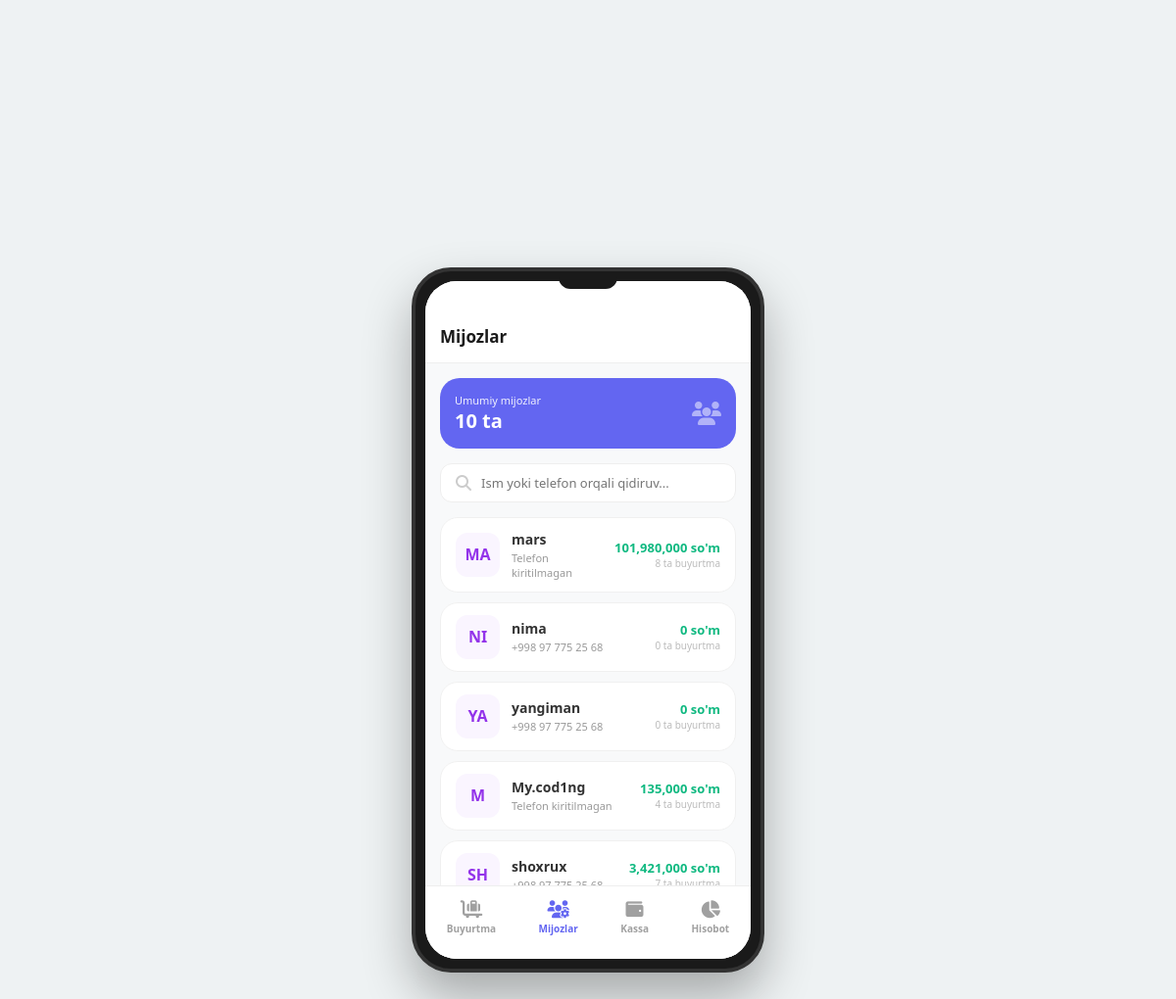
Page /mijozlar/ on the earlier database version.
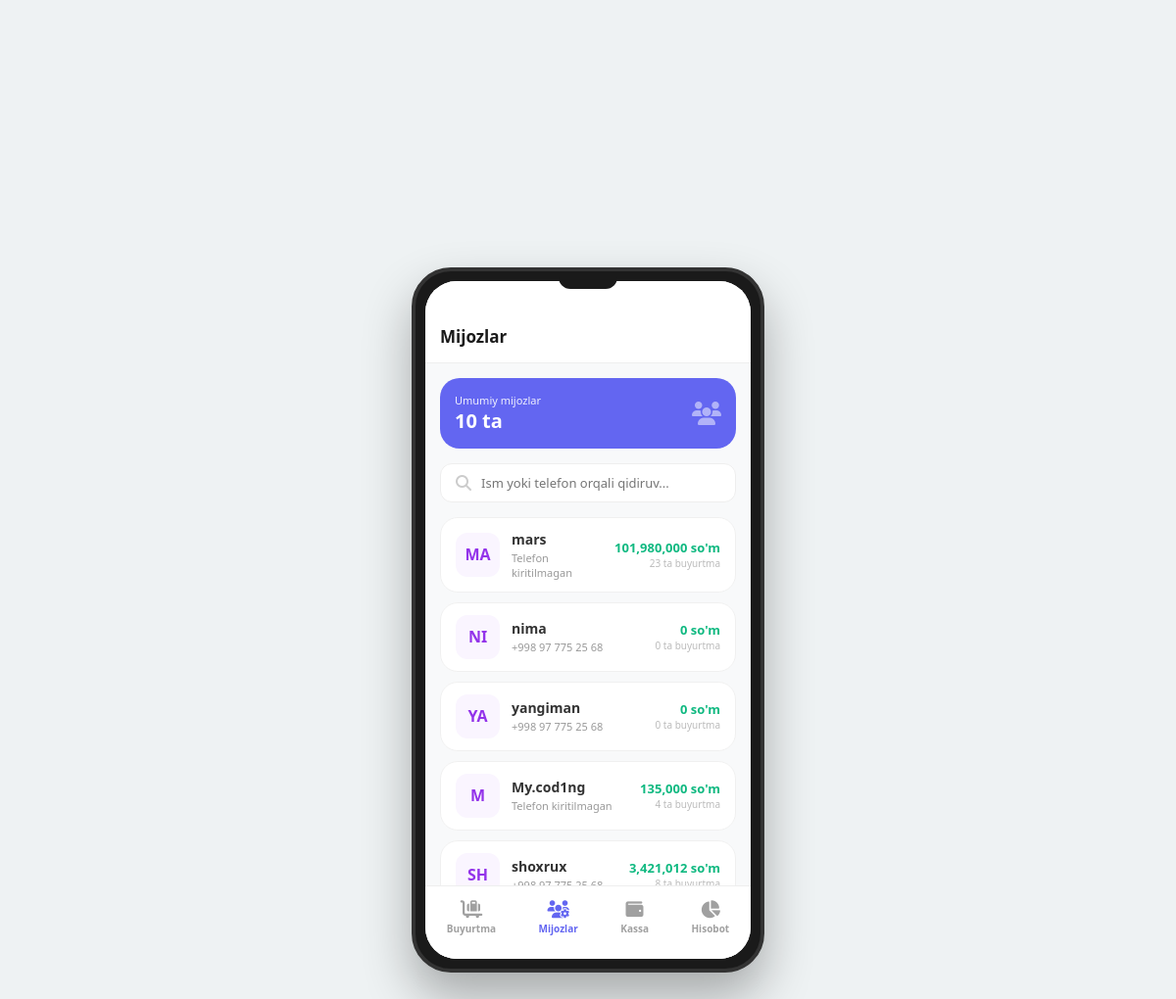
Same page on the later database version.
### app/models.py (models this page shows, shortened)
class Users(AbstractUser):
    class UserTypes(models.TextChoices):
        Admin = 'Admin', 'Admin'
        CLENT = 'Clent', 'Mijoz'
    avatar = models.ImageField(upload_to='avatar/', blank=True, null=True)
    user_type = models.CharField(max_length=500, choices=UserTypes.choices, default=UserTypes.CLENT)
    phone = models.CharField(max_length=50, blank=True, null=True)

### app/admin_viuw.py (the view)
# urls.py: path('mijozlar/', clent_html, name='mijozlar'),
def clent_html(request):
    users = Users.objects.annotate(
        total_spent=Sum(
            Case(
                When(orders__is_status=Order.OrderStatusChoice.DELIVERED, then=F('orders__items__price') * F('orders__items__count')),
                default=0,
                output_field=IntegerField()
            )
        ),
        order_count=Count('orders', filter=~Q(orders__is_status=Order.OrderStatusChoice.CANCELLED))
    ).filter(user_type=Users.UserTypes.CLENT)
    return render(request, 'admin/mijozlar.html', {'users': users})

### app/context_processors.py (called while the page is built)
def cart_item_count(request):
    count = 0
    if request.user.is_authenticated:
        count = ShopingModel.objects.filter(user=request.user).count()
    return {'cart_item_count': count}

### templates/admin/mijozlar.html (shortened to what this page needs)
{% load humanize %}
<!DOCTYPE html>
<html lang="uz">
<head>
  <link rel="stylesheet" href="https://cdnjs.cloudflare.com/ajax/libs/font-awesome/6.4.0/css/all.min.css" />
</head>
<body>
  <div class="phone">
    <div class="notch"></div>
    <div class="screen">
      <header class="header">
        <div class="header-title">Mijozlar</div>
      </header>
      <div class="stats-card">
        <div class="stats-info">
          <div>Umumiy mijozlar</div>
          <h2>{{ users|length }} ta</h2>
        </div>
        <i class="fa-solid fa-users" style="font-size: 24px; opacity: 0.5;"></i>
      </div>
      <div class="search-bar">
        <i class="fa-solid fa-magnifying-glass" style="color: #ccc;"></i>
        <input type="text" placeholder="Ism yoki telefon orqali qidiruv...">
      </div>
      <div class="content">
        {% for user in users %}
        <div class="customer-card">
          <div class="cust-avatar" style="background: #faf5ff; color: #9333ea;">
            {% if user.first_name %}
                {{ user.first_name|slice:":1" }}{{ user.last_name|slice:":1" }}
            {% else %}
                {{ user.username|slice:":2" }}
            {% endif %}
          </div>
          <div class="cust-details">
            <div class="cust-name">
              {% if user.first_name %}
                {{ user.first_name }} {{ user.last_name }}
              {% else %}
                {{ user.username }} {% endif %}
            </div>
            <div class="cust-meta">
              {{ user.phone|default:"Telefon kiritilmagan" }}
            </div>
          </div>
          <div class="cust-price">
            <div class="total-spent">
              {{ user.total_spent|default:0|floatformat:0|intcomma }} so'm
            </div>
            <div class="order-count">
              {{ user.order_count|default:0 }} ta buyurtma
            </div>
          </div>
        </div>
        {% empty %}
          <div style="text-align: center; margin-top: 20px; color: #999;">Mijozlar topilmadi.</div>
        {% endfor %}
      </div>
      <nav class="navbar">
        <a href="{% url 'buyurtma_admin' %}" class="nav-item"><i class="fa-solid fa-cart-flatbed-suitcase"></i><span>Buyurtma</span></a>
        <a href="{% url 'mijozlar' %}" class="nav-item active"><i class="fa-solid fa-users-gear"></i><span>Mijozlar</span></a>
        <a href="{% url 'kassa' %}" class="nav-item"><i class="fa-solid fa-wallet"></i><span>Kassa</span></a>
        <a href="{% url 'hisobothtml' %}" class="nav-item"><i class="fa-solid fa-chart-pie"></i><span>Hisobot</span></a>
      </nav>
    </div>
  </div>
</body>
</html>

Differences in the rows shown:
changed Users "MA": order_count "8" → "23"
changed Users "SH": total_spent "3,421,000" → "3,421,012"; order_count "7" → "8"
